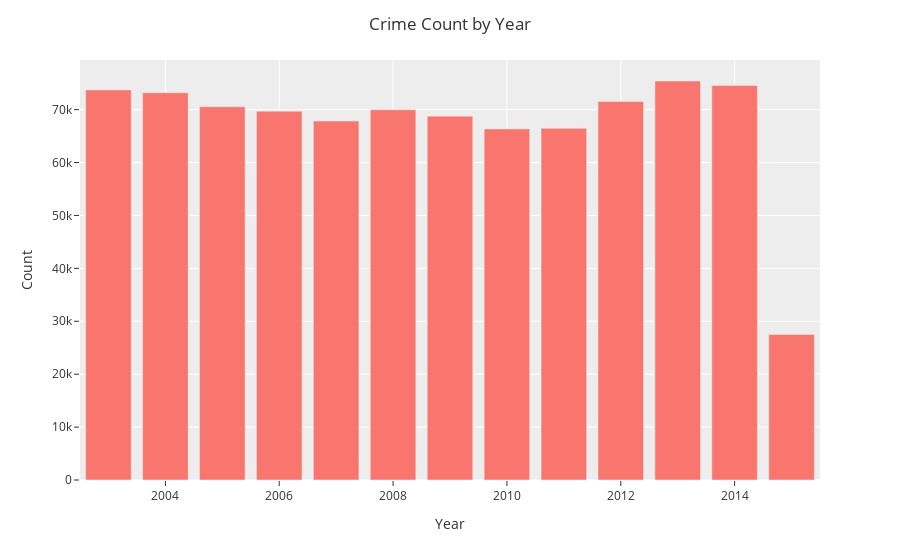

Notebook code cell kept with this figure:
### Markdown cell above
The graph shows that most crimes were committed on Fridays, and the quietest day is Sunday, however, on average, the number of crimes is approximately the same on the days of the week.

### Code cell
week = sf_crime_data['Year'].value_counts()

fig = px.bar(week, x=week.index, y=week.values)

fig.update_layout(title='Crime Count by Year')
fig.update_xaxes(title='Year')
fig.update_yaxes(title='Count')

fig.show()

### Figure 1 — Plotly figure (JSON) as saved in the notebook; plotly's stock layout.template omitted (floating-point values rounded to 4 significant figures)
{"data": [{"alignmentgroup": "True", "hovertemplate": "index=%{x}<br>y=%{y}<extra></extra>", "legendgroup": "", "marker": {"color": "#F8766D", "pattern": {"shape": ""}}, "name": "", "offsetgroup": "", "orientation": "v", "showlegend": false, "textposition": "auto", "type": "bar", "x": [2013, 2014, 2003, 2004, 2012, 2005, 2008, 2006, 2009, 2007, 2011, 2010, 2015], "xaxis": "x", "y": [75412, 74563, 73730, 73186, 71558, 70558, 69976, 69713, 68771, 67841, 66475, 66354, 27522], "yaxis": "y"}], "layout": {"barmode": "relative", "legend": {"tracegroupgap": 0}, "margin": {"t": 60}, "title": {"text": "Crime Count by Year"}, "xaxis": {"anchor": "y", "domain": [0, 1], "title": {"text": "Year"}}, "yaxis": {"anchor": "x", "domain": [0, 1], "title": {"text": "Count"}}}}
